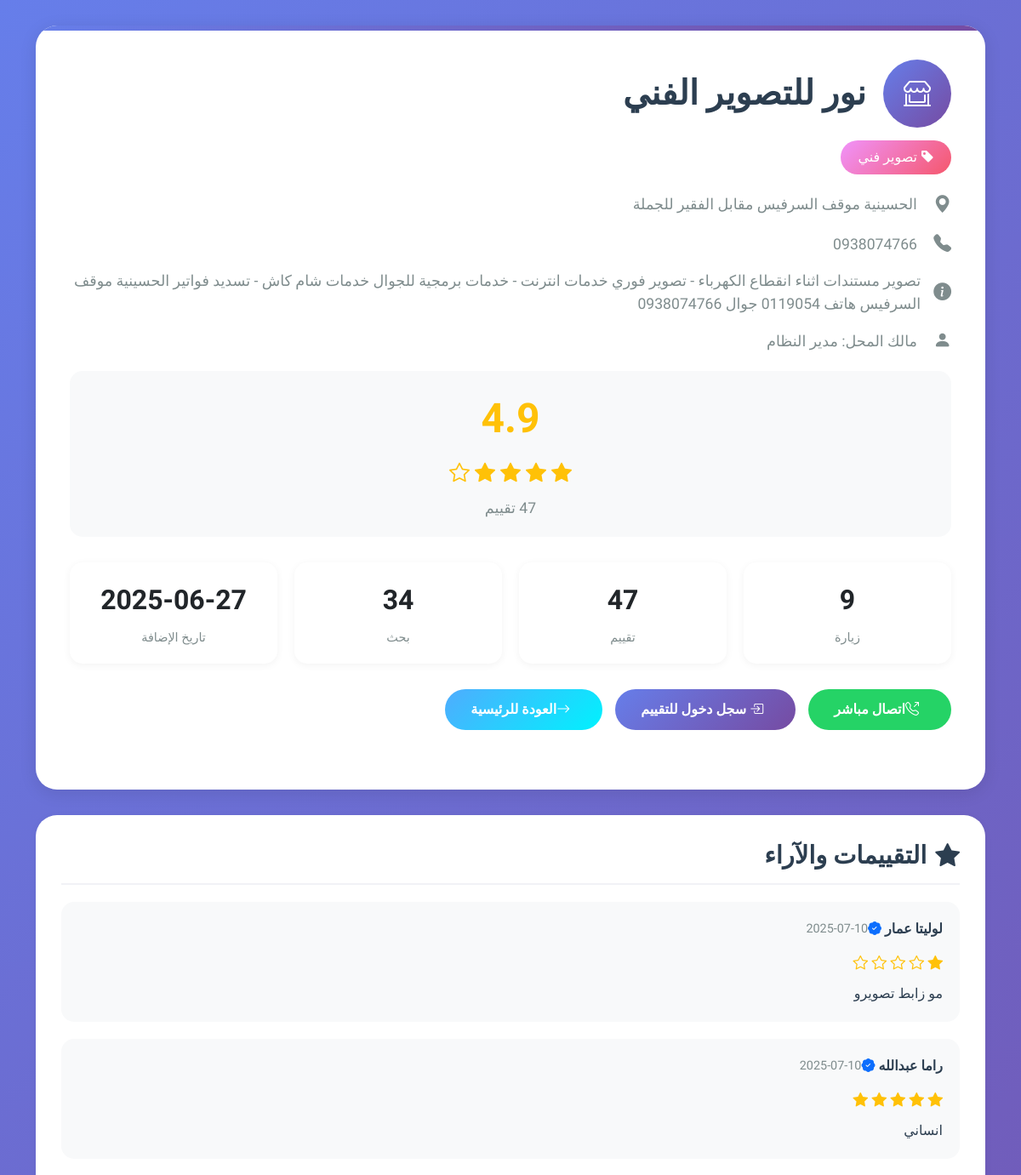
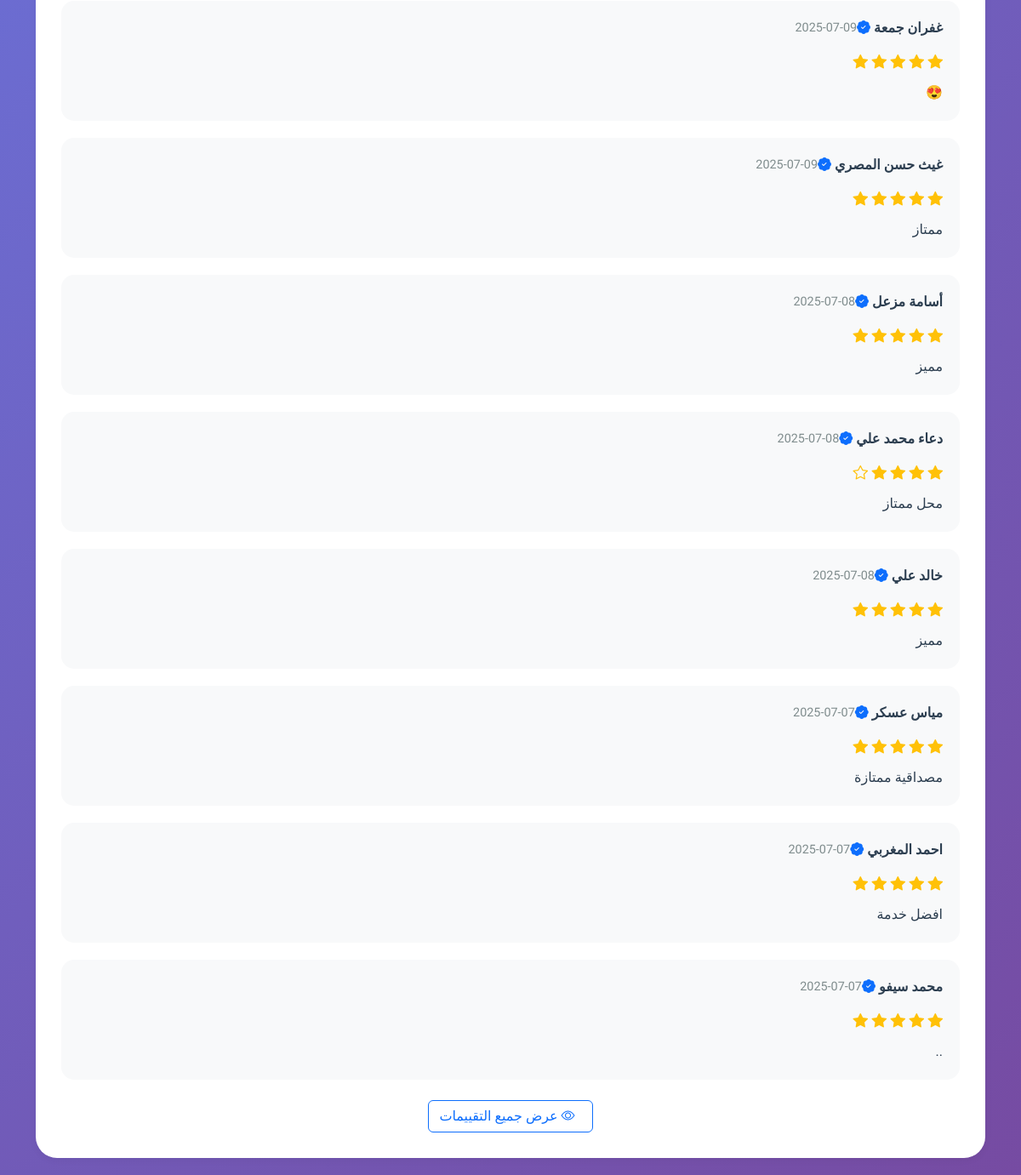
/store/15, run on an earlier commit of the app's database (2 pictures, top to bottom).
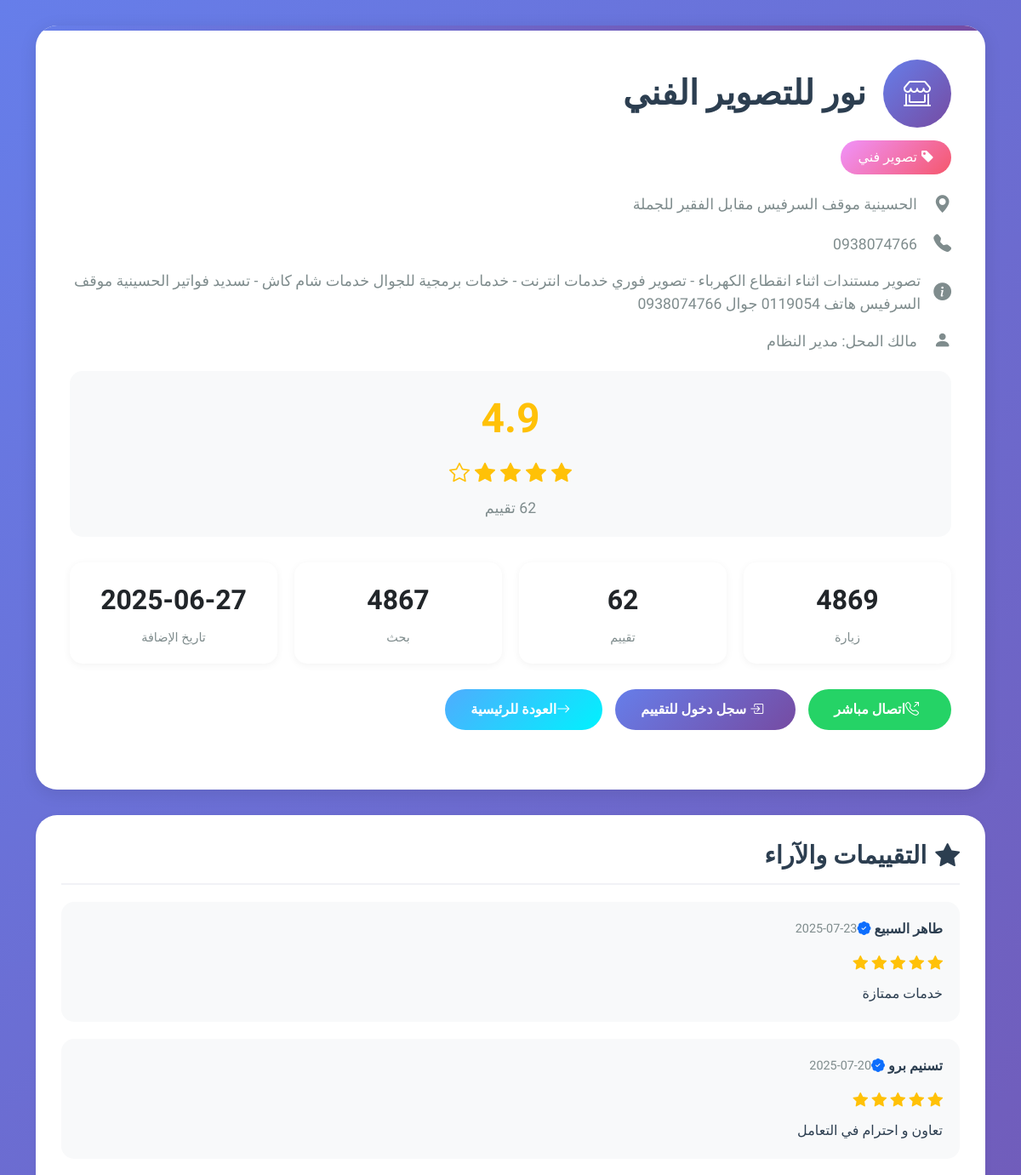
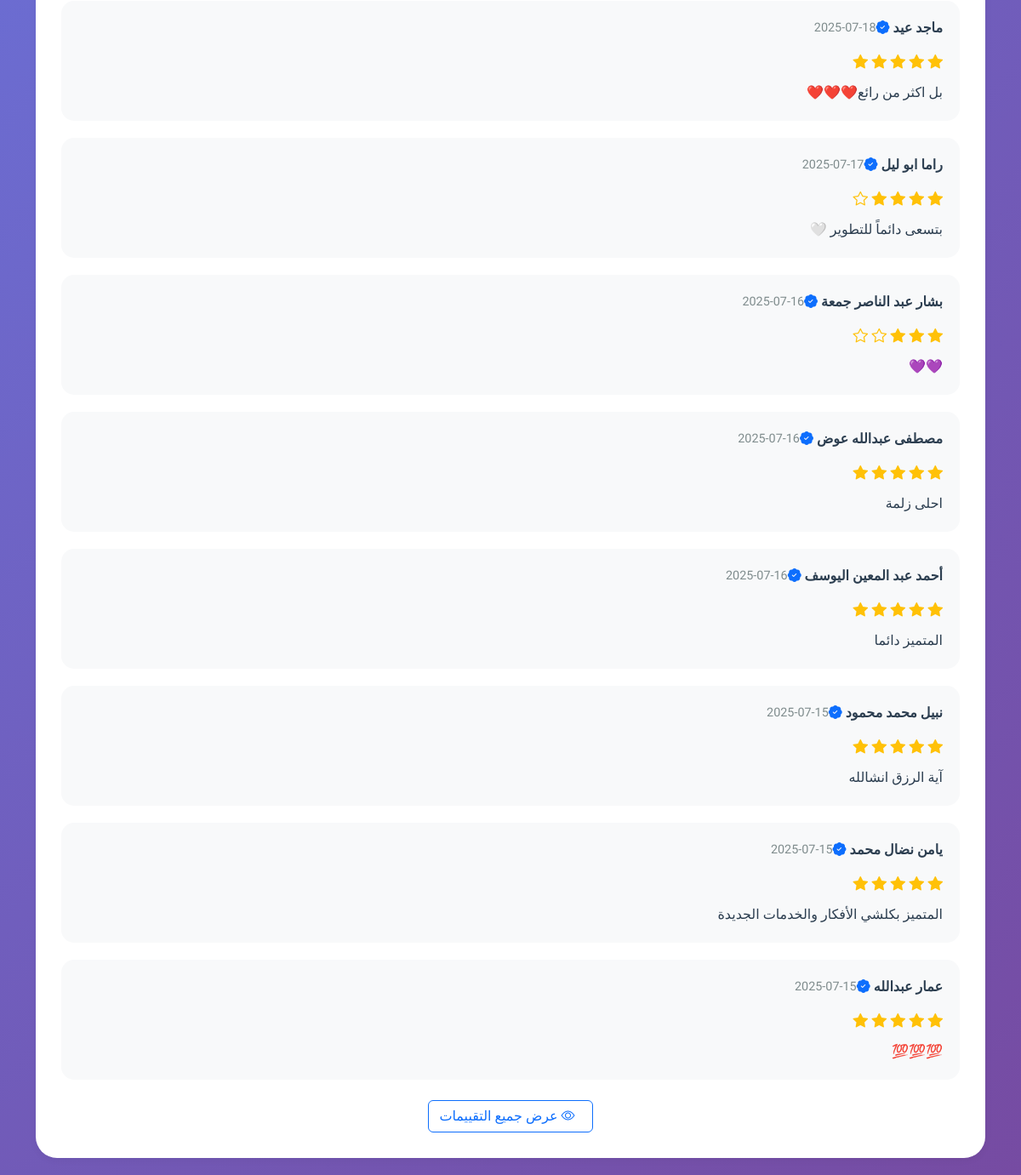
And on a later commit of the database (2 pictures, top to bottom).
### tables this page shows
CREATE TABLE stores (
            id INTEGER PRIMARY KEY AUTOINCREMENT,
            name TEXT NOT NULL,
            category_id INTEGER,
            address TEXT NOT NULL,
            phone TEXT,
            description TEXT,
            image_url TEXT,
            user_id INTEGER,
            is_approved BOOLEAN DEFAULT 0,
            visits_count INTEGER DEFAULT 0,
            rating_avg REAL DEFAULT 0,
            created_at TIMESTAMP DEFAULT CURRENT_TIMESTAMP, search_count INTEGER DEFAULT 0,
            FOREIGN KEY (category_id) REFERENCES categories (id),
            FOREIGN KEY (user_id) REFERENCES users (id)
        );

CREATE TABLE ratings (
            id INTEGER PRIMARY KEY AUTOINCREMENT,
            store_id INTEGER,
            user_id INTEGER,
            rating INTEGER CHECK (rating >= 1 AND rating <= 5),
            created_at TIMESTAMP DEFAULT CURRENT_TIMESTAMP, comment TEXT,
            FOREIGN KEY (store_id) REFERENCES stores (id),
            FOREIGN KEY (user_id) REFERENCES users (id)
        );

CREATE TABLE users (
            id INTEGER PRIMARY KEY AUTOINCREMENT,
            full_name TEXT NOT NULL,
            phone TEXT UNIQUE NOT NULL,
            password_hash TEXT NOT NULL,
            is_active BOOLEAN DEFAULT 1,
            is_admin BOOLEAN DEFAULT 0,
            created_at TIMESTAMP DEFAULT CURRENT_TIMESTAMP
        , total_points INTEGER DEFAULT 0, is_verified BOOLEAN DEFAULT 0, can_edit_name BOOLEAN DEFAULT 1);

### app.py (the view, shortened to what this page needs)
@app.route('/store/<int:store_id>')
def store_details(store_id):
    conn = sqlite3.connect('hussainiya_stores.db')
    cursor = conn.cursor()
    cursor.execute('''
        SELECT s.id, s.name, s.category_id, s.address, s.phone, s.description,
               s.image_url, s.user_id, s.is_approved, s.visits_count, s.rating_avg,
               s.search_count, COALESCE(s.created_at, '') as created_at,
               c.name as category_name, u.full_name as owner_name
        FROM stores s
        LEFT JOIN categories c ON s.category_id = c.id
        LEFT JOIN users u ON s.user_id = u.id
        WHERE s.id = ? AND s.is_approved = 1
    ''', (store_id,))
    store = cursor.fetchone()
    if not store:
        flash('المحل غير موجود أو غير معتمد', 'error')
        conn.close()
        return redirect(url_for('index'))
    cursor.execute('''
        UPDATE stores
        SET visits_count = COALESCE(visits_count, 0) + 1
        WHERE id = ?
    ''', (store_id,))
    conn.commit()
    cursor.execute('''
        SELECT r.id, r.rating, r.comment, r.created_at, r.created_at, u.full_name, u.is_verified
        FROM ratings r
        LEFT JOIN users u ON r.user_id = u.id
        WHERE r.store_id = ?
        ORDER BY r.created_at DESC
        LIMIT 10
    ''', (store_id,))
    ratings = cursor.fetchall()
    cursor.execute('''
        SELECT AVG(CAST(rating AS REAL)), COUNT(*)
        FROM ratings
        WHERE store_id = ?
    ''', (store_id,))
    rating_stats = cursor.fetchone()
    avg_rating = rating_stats[0] if rating_stats[0] else 0
    total_ratings = rating_stats[1] if rating_stats[1] else 0
    star_distribution = {}
    for i in range(1, 6):
        cursor.execute('SELECT COUNT(*) FROM ratings WHERE store_id = ? AND rating = ?', (store_id, i))
        star_distribution[i] = cursor.fetchone()[0]
    similar_stores = []
    if store[2]:  # category_id
        cursor.execute('''
            SELECT s.*, c.name as category_name
            FROM stores s
            LEFT JOIN categories c ON s.category_id = c.id
            WHERE s.category_id = ? AND s.id != ? AND s.is_approved = 1
            ORDER BY s.rating_avg DESC, s.visits_count DESC
            LIMIT 5
        ''', (store[2], store_id))
        similar_stores = cursor.fetchall()
    conn.close()
    user_verification_status = False
    return render_template('store_details.html',
                         store=store,
                         ratings=ratings,
                         avg_rating=avg_rating,
                         total_ratings=total_ratings,
                         star_distribution=star_distribution,
                         similar_stores=similar_stores,
                         user_verification_status=user_verification_status)

### app.py (called while the page is built, shortened)
@app.context_processor
def inject_user_info():
    user_verification_status = False
    user_can_edit_name = True
    return dict(
        user_verification_status=user_verification_status,
        user_can_edit_name=user_can_edit_name
    )

### templates/store_details.html (shortened to what the changed rows need)
<!DOCTYPE html>
<html lang="ar" dir="rtl">
<head>
    <link href="https://cdn.jsdelivr.net/npm/bootstrap@5.3.0/dist/css/bootstrap.min.css" rel="stylesheet">
    <link href="https://cdn.jsdelivr.net/npm/bootstrap-icons@1.10.0/font/bootstrap-icons.css" rel="stylesheet">
</head>
<body>
    <div class="container">
        <div class="store-header">
            <div class="store-title">
                <div class="store-icon">
                </div>
                {{ store[1] }}
            </div>
            {% if store[13] %}
            <div class="store-category">
                <i class="bi bi-tag-fill"></i> {{ store[13] }}
            </div>
            {% endif %}
            <div class="store-info">
                <i class="bi bi-geo-alt-fill"></i>
                {{ store[3] }}
            </div>
            {% if store[4] %}
            <div class="store-info">
                <i class="bi bi-telephone-fill"></i>
                {{ store[4] }}
            </div>
            {% endif %}
            {% if store[5] %}
            <div class="store-info">
                <i class="bi bi-info-circle-fill"></i>
                {{ store[5] }}
            </div>
            {% endif %}
            {% if store[14] %}
            <div class="store-info">
                <i class="bi bi-person-fill"></i>
                مالك المحل: {{ store[14] }}
            </div>
            {% endif %}
            <div class="rating-section">
                <div class="rating-display">
                    {{ "%.1f"|format(avg_rating) }}
                </div>
                <div class="rating-stars">
                    {% for i in range(1, 6) %}
                        {% if i <= avg_rating %}
                            <i class="bi bi-star-fill"></i>
                        {% else %}
                            <i class="bi bi-star"></i>
                        {% endif %}
                    {% endfor %}
                </div>
                <div class="rating-count">
                    {{ total_ratings }} تقييم
                </div>
            </div>
            <div class="stats-grid">
                <div class="stat-card">
                    <div class="stat-number">{{ store[9] or 0 }}</div>
                    <div class="stat-label">زيارة</div>
                </div>
                <div class="stat-card">
                    <div class="stat-number">{{ total_ratings }}</div>
                    <div class="stat-label">تقييم</div>
                </div>
                <div class="stat-card">
                    <div class="stat-number">{{ store[11] or 0 }}</div>
                    <div class="stat-label">بحث</div>
                </div>
                <div class="stat-card">
                </div>
            </div>
            <div class="action-buttons">
                {% if store[4] %}
                <a href="tel:{{ store[4] }}" class="btn-call">
                </a>
                {% endif %}
                {% if session.user_id %}
                    {% if user_verification_status %}
                    <button class="btn-rate" onclick="openRatingModal({{ store[0] }}, '{{ store[1] }}')">
                        <i class="bi bi-star me-2"></i>
                        قيم المحل
                    </button>
                    {% else %}
                    <button class="btn-rate" onclick="window.location.href='/verification'">
                        <i class="bi bi-shield-exclamation me-2"></i>
                        تحقق للتقييم
                    </button>
                    {% endif %}
                {% else %}
                <button class="btn-rate" onclick="window.location.href='/login'">
                </button>
                {% endif %}
                <a href="{{ url_for('index') }}" class="btn-back">
                </a>
            </div>
        </div>
        {% if ratings %}
        <div class="content-card">
            <h2 class="section-title">
                <i class="bi bi-star-fill"></i>
                التقييمات والآراء
            </h2>
            {% for rating in ratings %}
            <div class="rating-card">
                <div class="rating-header">
                    <div class="rating-user">
                        {{ rating[5] or 'مستخدم مجهول' }}
                        {% if rating[6] %}
                            <i class="bi bi-patch-check-fill text-primary" title="مستخدم محقق"></i>
                        {% endif %}
                    </div>
                    <div class="rating-date">
                        {{ (rating[3]|string)[:10] if rating[3] else '' }}
                    </div>
                </div>
                <div class="rating-stars-small">
                    {% for i in range(rating[1]) %}
                        <i class="bi bi-star-fill"></i>
                    {% endfor %}
                    {% for i in range(5 - rating[1]) %}
                        <i class="bi bi-star"></i>
                    {% endfor %}
                </div>
                <div class="rating-comment">
                    {{ rating[2] or 'لا يوجد تعليق' }}
                </div>
            </div>
            {% endfor %}
        </div>
        {% endif %}
    </div>
</body>
</html>

What changed in the data, as far as the page shows it:
removed ratings: full_name "لوليتا عمار", created_at "2025-07-10", rating 1 (drawn), comment "مو زابط تصويرو"
no longer on this page (row unchanged): ratings: full_name "راما عبدالله", created_at "2025-07-10", rating 5 (drawn), comment "انساني"
no longer on this page (row unchanged): ratings: full_name "غفران جمعة", created_at "2025-07-09", rating 5 (drawn), comment "😍"
no longer on this page (row edited): ratings: full_name "غيث حسن المصري", created_at "2025-07-09", rating 5 (drawn), comment "ممتاز"
no longer on this page (row unchanged): ratings: full_name "أسامة مزعل", created_at "2025-07-08", rating 5 (drawn), comment "مميز"
no longer on this page (row unchanged): ratings: full_name "دعاء محمد علي", created_at "2025-07-08", rating 4 (drawn), comment "محل ممتاز"
no longer on this page (row unchanged): ratings: full_name "خالد علي", created_at "2025-07-08", rating 5 (drawn), comment "مميز"
no longer on this page (row unchanged): ratings: full_name "مياس عسكر", created_at "2025-07-07", rating 5 (drawn), comment "مصداقية ممتازة"
no longer on this page (row unchanged): ratings: full_name "احمد المغربي", created_at "2025-07-07", rating 5 (drawn), comment "افضل خدمة"
no longer on this page (row unchanged): ratings: full_name "محمد سيفو", created_at "2025-07-07", rating 5 (drawn), comment ".."
changed stores "نور للتصوير الفني": visits_count "9" → "4869"; search_count "34" → "4867"
added ratings: full_name "طاهر السبيع", created_at "2025-07-23", rating 5 (drawn), comment "خدمات ممتازة"
added ratings: full_name "تسنيم برو", created_at "2025-07-20", rating 5 (drawn), comment "تعاون و احترام في التعامل"
added ratings: full_name "ماجد عيد", created_at "2025-07-18", rating 5 (drawn), comment "بل اكثر من رائع❤️❤️❤️"
added ratings: full_name "راما ابو ليل", created_at "2025-07-17", rating 4 (drawn), comment "بتسعى دائماً للتطوير 🤍"
added ratings: full_name "بشار عبد الناصر جمعة", created_at "2025-07-16", rating 3 (drawn), comment "💜💜"
added ratings: full_name "مصطفى عبدالله عوض", created_at "2025-07-16", rating 5 (drawn), comment "احلى زلمة"
added ratings: full_name "أحمد عبد المعين اليوسف", created_at "2025-07-16", rating 5 (drawn), comment "المتميز دائما"
added ratings: full_name "نبيل محمد محمود", created_at "2025-07-15", rating 5 (drawn), comment "آية الرزق انشالله"
added ratings: full_name "يامن نضال محمد", created_at "2025-07-15", rating 5 (drawn), comment "المتميز بكلشي الأفكار والخدمات الجديدة"
added ratings: full_name "عمار عبدالله", created_at "2025-07-15", rating 5 (drawn), comment "💯💯💯"
Also different on the page:
{{ total_ratings }}: "47" → "62"
